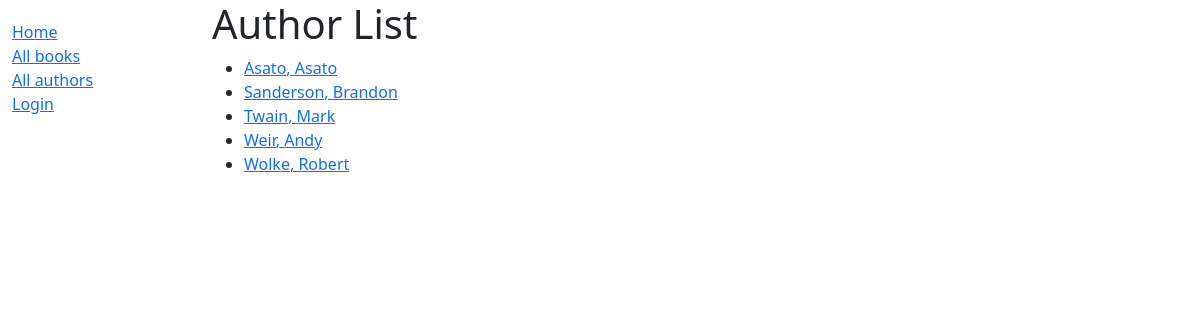
Screenshot of /catalog/authors/ with the database file from the repository.
### catalog/models.py (models this page shows, shortened)
class Author(models.Model):
    first_name = models.CharField(max_length=100)
    last_name = models.CharField(max_length=100)
    date_of_birth = models.DateField('Born', null=True, blank=True)
    date_of_death = models.DateField('Died', null=True, blank=True)
    class Meta:
        ordering = ['last_name', 'first_name']
    def get_absolute_url(self):
        return reverse('author-detail', args=[str(self.id)])

### catalog/views.py (the view)
# urls.py: path('authors/', views.AuthorListView.as_view(), name='authors'),
class AuthorListView(generic.ListView):
    model = Author
    paginate_by = 10

### catalog/templates/catalog/author_list.html
{% extends "base_generic.html" %}
{% block content %}
  <h1>Author List</h1>
  {% if author_list %}
    <ul>
      {% for author in author_list %}
      <li>
        <a href="{{ author.get_absolute_url }}">{{ author.last_name}}, {{author.first_name}}</a>
      </li>
      {% endfor %}
    </ul>
  {% else %}
    <p>There are no authors on record.</p>
  {% endif %}
{% endblock %}

### rows the page displays
Author: last_name "Asato", first_name "Asato"
Author: last_name "Sanderson", first_name "Brandon"
Author: last_name "Twain", first_name "Mark"
Author: last_name "Weir", first_name "Andy"
Author: last_name "Wolke", first_name "Robert"
